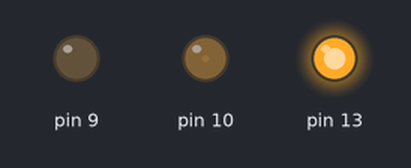
Simulated run of this sketch. Board: Arduino Mega 2560, built with avr-gcc and run on an emulated ATmega2560. Shown: output pins drawn as LEDs (lit = HIGH).

Above: at 0.05 s.
At 1.75 s:
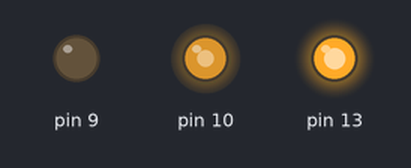
At 3.5 s:
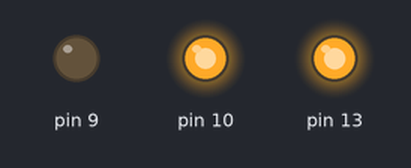
At 7.05 s:
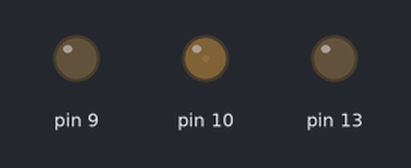
At 10.6 s:
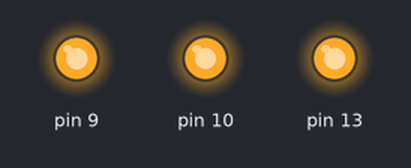
At 14.15 s:
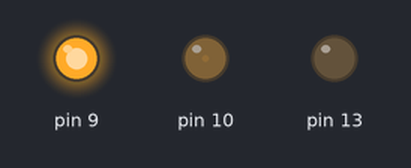
Timing chart, 0 to 18.5 s (numbered marks = the images above):
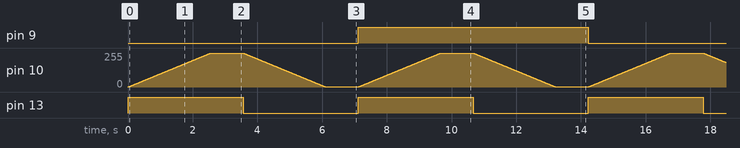

Measured:
- by itself, pin 9: alternates HIGH for 7.1 s and LOW for 7.1 s
- by itself, pin 13: alternates HIGH for 3.6 s and LOW for 3.6 s

The sketch:

Right-Motor-Test.ino
```cpp
//Right Side Motor Test
// Motor Drivers 1 and 2

void setup() {
  // put your setup code here, to run once:

    pinMode(9, OUTPUT);
    pinMode(10, OUTPUT);
    pinMode(13, OUTPUT);
}

void loop() {
  // put your main code here, to run repeatedly:
  digitalWrite(9, LOW);
  for(int i = 0; i < 255; i++)
  {
    digitalWrite(13, HIGH);
    analogWrite(10, i);
    delay(10);
  }
  delay(1000);
  for(int i = 255; i > 0; i--)
  {
    digitalWrite(13, LOW);
    analogWrite(10, i);
    delay(10);
  }
  delay(1000);
  digitalWrite(9, HIGH);
  for(int i = 0; i < 255; i++)
  {
    digitalWrite(13, HIGH);
    analogWrite(10, i);
    delay(10);
  }
  delay(1000);
  for(int i = 255; i > 0; i--)
  {
    digitalWrite(13, LOW);
    analogWrite(10, i);
    delay(10);
  }
  delay(1000);

}
```
